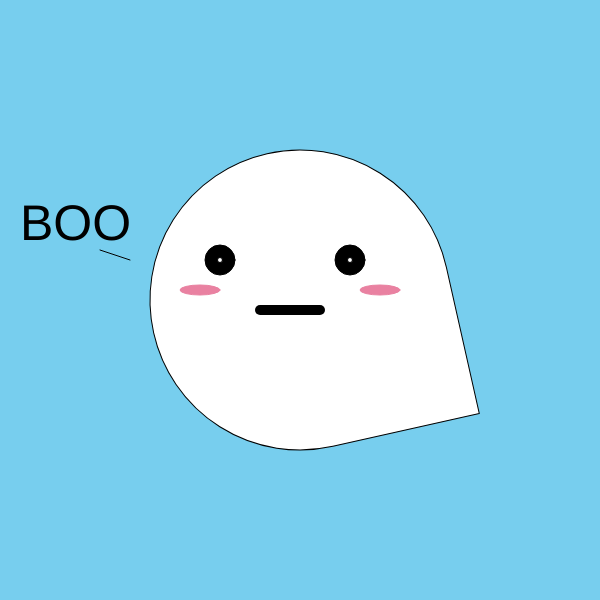
Frame 1 (no input)
Frame 60 (no input): identical to frame 1, image omitted
Frame 120 (the mouse pressed at the canvas centre since frame 60): identical to frame 1, image omitted

The p5.js sketch that drew this single still picture (run headless with seeded random() and noise() and a simulated clock; from frame 60 on, the mouse is pressed at the canvas centre):

// p5.js sketch
// ── sketch.js
function setup(){

  //creating canvas for monster portrait
  createCanvas( 600, 600 );

}

function draw(){

  //set background color
  background('rgb(119, 206, 238)');

  // *********************************** //
  // create sandbox for entire character //
  push();

  // move the entire grid to the center of the canvas
  translate( 300, 300);

  // *********************************** //
  //* BODY ***************************** //
  push();

  rotate(160)
  rect( -150, -150, 300, 300, 0, 180, 180,);

  pop();
  // *********************************** //
  //* EYES ***************************** //
  push();

  fill('rgb(0, 0, 0)')
  ellipse( -80, -40, 30, 30);

  fill('rgb(0, 0, 0)')
  ellipse( 50, -40, 30, 30);

  pop();

  // *********************************** //
  //* EYE HIGHLIGHT ******************** //
  push();
  ellipse( -80, -40, 5, 5);

  ellipse( 50, -40, 5, 5);

  // *********************************** //
  //* MOUTH **************************** //
  push();

  strokeWeight(10)
  line(-40, 10, 20 , 10);

  pop();
  // *********************************** //
  //* BLUSHIES ************************* //
  push();

  stroke('rgb(233, 129, 161)')
  fill('rgb(233, 129, 161)')
  ellipse( -100, -10 , 40, 10);

  stroke('rgb(233, 129, 161)')
  fill('rgb(233, 129, 161)')
  ellipse( 80, -10 , 40, 10);

  pop();

  // *********************************** //
  // Text for my ghostly ghoul
  push();

  textSize(50)
  text( "BOO", -280, -60 );

  line( -200,-50, -170, -40,);

  pop();

  // *********************************** //
  pop();
}
